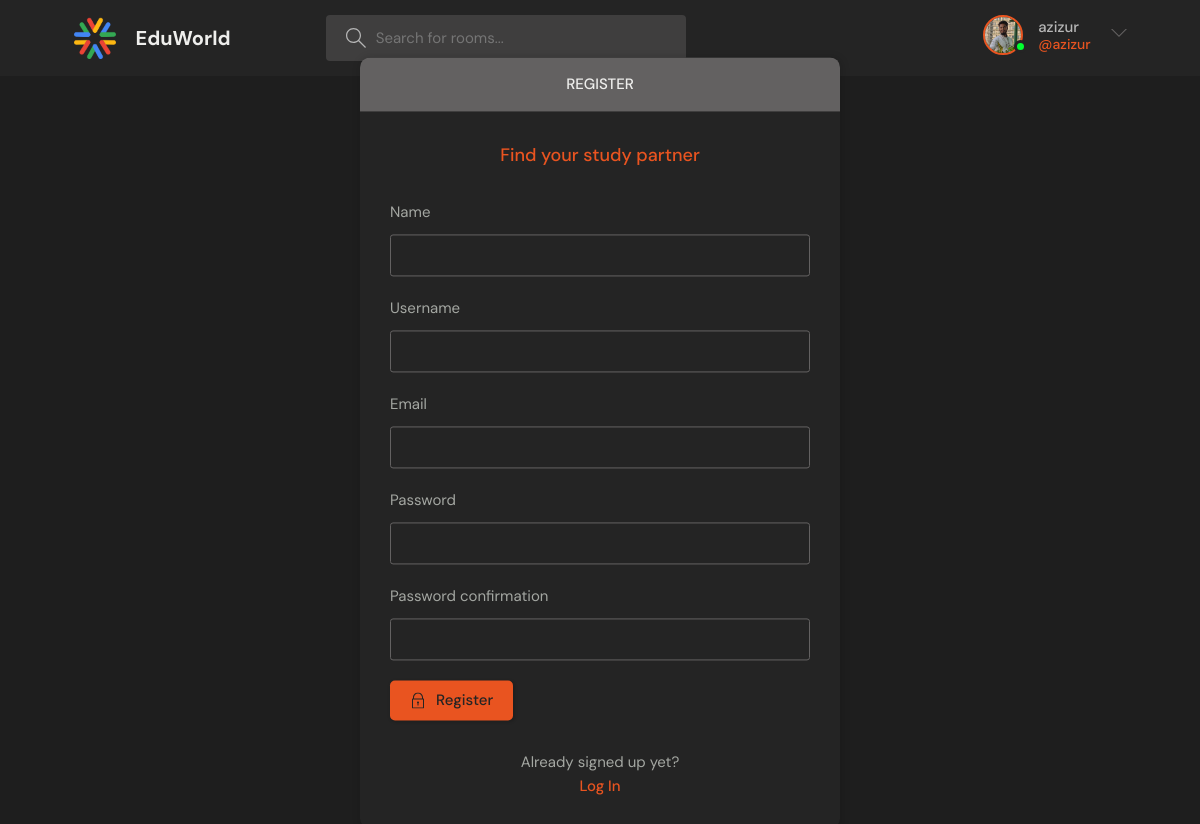
Page /register/ (signed in) on the committed database.
### base/models.py (models this page shows)
class User(AbstractUser):
    name = models.CharField(max_length=200, null=True)
    email = models.EmailField(unique=True, null=True)
    bio = models.TextField(null=True)
    avatar = models.ImageField(null=True, default="avatar.svg")
    USERNAME_FIELD = 'email'  # Email as the unique identifier
    REQUIRED_FIELDS = ['username', 'name']  # Do not include 'email' here
    objects = UserManager()  # Make sure you're using a custom user manager

### base/views.py (the view, shortened to what this page needs)
# urls.py: path('register/', views.registerPage, name="register"),
def registerPage(request):
    form = MyUserCreationForm()
    return render(request, 'base/login_register.html', {'form': form})

### base/forms.py
class MyUserCreationForm(UserCreationForm):
    class Meta:
        model = User
        fields = ['name', 'username', 'email', 'password1', 'password2']

### base/templates/base/login_register.html (shortened to what this page needs)
{% extends 'main.html' %}
{% block content %}
<main class="auth layout">
  {% if page == 'login' %}
  <div class="container">
    <div class="layout__box">
      <div class="layout__boxHeader">
        <div class="layout__boxTitle">
          <h3>Login</h3>
        </div>
      </div>
      <div class="layout__body">
        <h2 class="auth__tagline">Find your study partner</h2>
        <form class="form" action="" method="POST">
          {% csrf_token %}
          <div class="form__group form__group">
            <label for="room_name">Email</label>
            <input id="username" name="email" type="email" placeholder="...@gmail.com "/>
          </div>
          <div class=" form__group">
            <label for="password">Password</label>
            <input id="password" name="password" type="password"
              placeholder="&bull;&bull;&bull;&bull;&bull;&bull;&bull;&bull;" />
          </div>
          <button class="btn btn--main" type="submit">
            <svg version="1.1" xmlns="http://www.w3.org/2000/svg" width="32" height="32" viewBox="0 0 32 32">
              <title>lock</title>
              <path
                d="M27 12h-1v-2c0-5.514-4.486-10-10-10s-10 4.486-10 10v2h-1c-0.553 0-1 0.447-1 1v18c0 0.553 0.447 1 1 1h22c0.553 0 1-0.447 1-1v-18c0-0.553-0.447-1-1-1zM8 10c0-4.411 3.589-8 8-8s8 3.589 8 8v2h-16v-2zM26 30h-20v-16h20v16z">
              </path>
              <path
                d="M15 21.694v4.306h2v-4.306c0.587-0.348 1-0.961 1-1.694 0-1.105-0.895-2-2-2s-2 0.895-2 2c0 0.732 0.413 1.345 1 1.694z">
              </path>
            </svg>
            Login
          </button>
        </form>
        <div class="auth__action">
          <p>Haven't signed up yet?</p>
          <a href="{% url 'register' %}" class="btn btn--link">Sign Up</a>
        </div>
      </div>
    </div>
  </div>
  {% else %}
  <div class="container">
    <div class="layout__box">
      <div class="layout__boxHeader">
        <div class="layout__boxTitle">
          <h3>Register</h3>
        </div>
      </div>
      <div class="layout__body">
        <h2 class="auth__tagline">Find your study partner</h2>
        <form class="form" action="" method="POST">
          {% for field in form %}
          <div class="form__group form__group">
            <label for="room_name">{{field.label}}</label>
            {{field}}
          </div>
          {% endfor %}
          <button class="btn btn--main" type="submit">
            Register
          </button>
        </form>
        <div class="auth__action">
          <p>Already signed up yet?</p>
          <a href="{% url 'login' %}" class="btn btn--link">Log In</a>
        </div>
      </div>
    </div>
  </div>
  {% endif %}
</main>
{% endblock content %}

### templates/navbar.html (shortened to what this page needs)
{%load static%}
<header class="header header--loggedIn">
    <div class="container">
      <a href="/" class="header__logo">
        <img src="{% static 'assets/world.png'%}" style="width:50px, height:50px" />
        <h1>EduWorld</h1>
      </a>
      <form class="header__search">
        <label>
          <input placeholder="Search for rooms..." />
        </label>
      </form>
      <nav class="header__menu">
        {% if request.user.is_authenticated %}
        <div class="header__user">
          <a href="{% url 'user-profile' user.id %}">
            <div class="avatar avatar--medium active">
              <img src="{{user.avatar.url}}" />
            </div>
            <p>{{request.user.name}} <span>@{{request.user.username}}</span></p>
          </a>
          <button class="dropdown-button">
            <svg version="1.1" xmlns="http://www.w3.org/2000/svg" width="32" height="32" viewBox="0 0 32 32">
              <title>chevron-down</title>
              <path d="M16 21l-13-13h-3l16 16 16-16h-3l-13 13z"></path>
            </svg>
          </button>
        </div>
        {%else%}
        <a href="{% url 'login' %}">
          <img src="{%static 'assets/avatar.svg'%}" />
          <p>Login</p>
        </a>
        {%endif%}
      </nav>
    </div>
  </header>

### rows in the picture
User: avatar (picture), user.name "azizur", user.username "azizur"

### other values in the picture
{{ field.label }} "Name" "Username" "Email" "Password" "Password confirmation"
